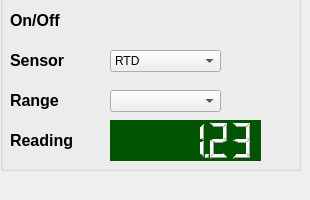
    <widget class="QWidget" name="tab_3">
     <attribute name="title">
      <string>IN 1</string>
     </attribute>
     <widget class="QGroupBox" name="groupBox_3">
      <property name="geometry">
       <rect>
        <x>0</x>
        <y>-20</y>
        <width>301</width>
        <height>191</height>
       </rect>
      </property>
      <property name="title">
       <string>Input1</string>
      </property>
      <widget class="QLabel" name="label_33">
       <property name="geometry">
        <rect>
         <x>10</x>
         <y>110</y>
         <width>59</width>
         <height>21</height>
        </rect>
       </property>
       <property name="text">
        <string>&lt;html&gt;&lt;head/&gt;&lt;body&gt;&lt;p&gt;&lt;span style=&quot; font-size:12pt; font-weight:600;&quot;&gt;Range&lt;/span&gt;&lt;/p&gt;&lt;/body&gt;&lt;/html&gt;</string>
       </property>
      </widget>
      <widget class="QLabel" name="label_34">
       <property name="geometry">
        <rect>
         <x>10</x>
         <y>70</y>
         <width>71</width>
         <height>21</height>
        </rect>
       </property>
       <property name="text">
        <string>&lt;html&gt;&lt;head/&gt;&lt;body&gt;&lt;p&gt;&lt;span style=&quot; font-size:12pt; font-weight:600;&quot;&gt;Sensor&lt;/span&gt;&lt;/p&gt;&lt;/body&gt;&lt;/html&gt;</string>
       </property>
      </widget>
      <widget class="QComboBox" name="comboBox_7">
       <property name="geometry">
        <rect>
         <x>110</x>
         <y>70</y>
         <width>111</width>
         <height>22</height>
        </rect>
       </property>
       <property name="currentIndex">
        <number>2</number>
       </property>
       <item>
        <property name="text">
         <string>Diode</string>
        </property>
       </item>
       <item>
        <property name="text">
         <string>ROX</string>
        </property>
       </item>
       <item>
        <property name="text">
         <string>RTD</string>
        </property>
       </item>
       <item>
        <property name="text">
         <string>Therm</string>
        </property>
       </item>
      </widget>
      <widget class="QLabel" name="label_35">
       <property name="geometry">
        <rect>
         <x>10</x>
         <y>30</y>
         <width>71</width>
         <height>21</height>
        </rect>
       </property>
       <property name="text">
        <string>&lt;html&gt;&lt;head/&gt;&lt;body&gt;&lt;p&gt;&lt;span style=&quot; font-size:12pt; font-weight:600;&quot;&gt;On/Off&lt;/span&gt;&lt;/p&gt;&lt;/body&gt;&lt;/html&gt;</string>
       </property>
      </widget>
      <widget class="QPushButton" name="out2mode_2">
       <property name="geometry">
        <rect>
         <x>110</x>
         <y>30</y>
         <width>61</width>
         <height>31</height>
        </rect>
       </property>
       <property name="styleSheet">
        <string notr="true">border-top: 3px transparent;
            border-bottom: 3px transparent;
            border-right: 10px transparent;
            border-left: 10px transparent;</string>
       </property>
       <property name="text">
        <string/>
       </property>
       <property name="icon">
        <iconset resource="resource.qrc">
         <normaloff>:/on-off.jpg</normaloff>:/on-off.jpg</iconset>
       </property>
       <property name="iconSize">
        <size>
         <width>81</width>
         <height>31</height>
        </size>
       </property>
      </widget>
      <widget class="QComboBox" name="comboBox_8">
       <property name="geometry">
        <rect>
         <x>110</x>
         <y>110</y>
         <width>111</width>
         <height>22</height>
        </rect>
       </property>
      </widget>
      <widget class="QLabel" name="label_36">
       <property name="geometry">
        <rect>
         <x>10</x>
         <y>150</y>
         <width>81</width>
         <height>21</height>
        </rect>
       </property>
       <property name="text">
        <string>&lt;html&gt;&lt;head/&gt;&lt;body&gt;&lt;p&gt;&lt;span style=&quot; font-size:12pt; font-weight:600;&quot;&gt;Reading&lt;/span&gt;&lt;/p&gt;&lt;/body&gt;&lt;/html&gt;</string>
       </property>
      </widget>
      <widget class="QLCDNumber" name="lcdNumber">
       <property name="geometry">
        <rect>
         <x>110</x>
         <y>140</y>
         <width>151</width>
         <height>41</height>
        </rect>
       </property>
       <property name="font">
        <font>
         <family>Century Schoolbook L</family>
         <pointsize>14</pointsize>
         <weight>75</weight>
         <bold>true</bold>
         <strikeout>true</strikeout>
        </font>
       </property>
       <property name="autoFillBackground">
        <bool>false</bool>
       </property>
       <property name="styleSheet">
        <string notr="true">color: white; 
    background-color: rgb(0, 85, 0);</string>
       </property>
       <property name="frameShape">
        <enum>QFrame::NoFrame</enum>
       </property>
       <property name="frameShadow">
        <enum>QFrame::Raised</enum>
       </property>
       <property name="smallDecimalPoint">
        <bool>true</bool>
       </property>
       <property name="digitCount">
        <number>6</number>
       </property>
       <property name="value" stdset="0">
        <double>1.230000000000000</double>
       </property>
      </widget>
     </widget>
    </widget>
